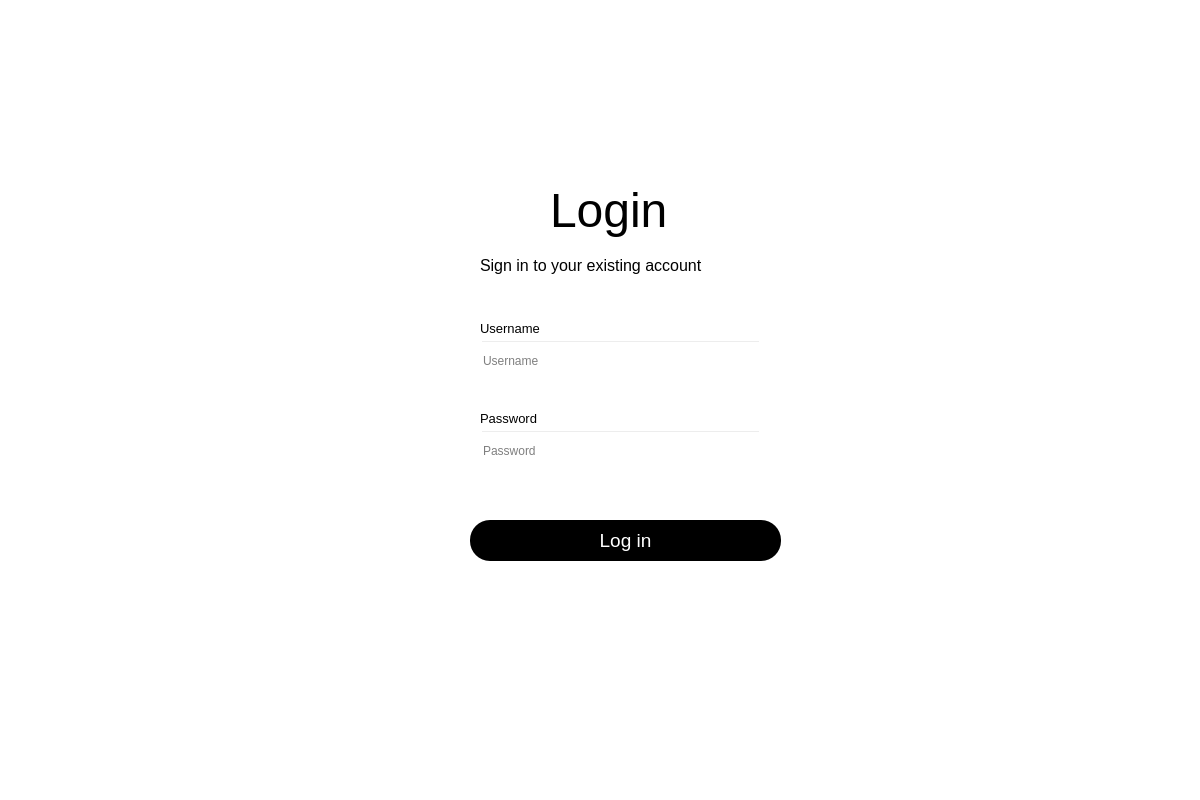
<?xml version="1.0" encoding="UTF-8"?>
<ui version="4.0">
 <class>Dialog</class>
 <widget class="QDialog" name="Dialog">
  <property name="geometry">
   <rect>
    <x>0</x>
    <y>0</y>
    <width>1200</width>
    <height>800</height>
   </rect>
  </property>
  <property name="windowTitle">
   <string>Dialog</string>
  </property>
  <widget class="QLabel" name="label_2">
   <property name="geometry">
    <rect>
     <x>480</x>
     <y>240</y>
     <width>281</width>
     <height>51</height>
    </rect>
   </property>
   <property name="font">
    <font>
     <pointsize>12</pointsize>
    </font>
   </property>
   <property name="text">
    <string>Sign in to your existing account</string>
   </property>
  </widget>
  <widget class="QWidget" name="widget" native="true">
   <property name="geometry">
    <rect>
     <x>0</x>
     <y>-10</y>
     <width>1211</width>
     <height>811</height>
    </rect>
   </property>
   <property name="mouseTracking">
    <bool>true</bool>
   </property>
   <property name="focusPolicy">
    <enum>Qt::NoFocus</enum>
   </property>
   <property name="acceptDrops">
    <bool>false</bool>
   </property>
   <property name="styleSheet">
    <string notr="true">background-color: rgb(255, 255, 255);</string>
   </property>
   <widget class="QLabel" name="label">
    <property name="geometry">
     <rect>
      <x>550</x>
      <y>180</y>
      <width>161</width>
      <height>81</height>
     </rect>
    </property>
    <property name="font">
     <font>
      <pointsize>36</pointsize>
     </font>
    </property>
    <property name="text">
     <string>Login</string>
    </property>
   </widget>
   <widget class="QPushButton" name="Log_In">
    <property name="geometry">
     <rect>
      <x>470</x>
      <y>530</y>
      <width>311</width>
      <height>41</height>
     </rect>
    </property>
    <property name="font">
     <font>
      <pointsize>14</pointsize>
     </font>
    </property>
    <property name="styleSheet">
     <string notr="true">border-radius: 20px;
background-color: rgb(0, 0, 0);
color:white</string>
    </property>
    <property name="text">
     <string>Log in</string>
    </property>
    <property name="shortcut">
     <string>Return</string>
    </property>
   </widget>
   <widget class="QLineEdit" name="emailfield">
    <property name="geometry">
     <rect>
      <x>480</x>
      <y>350</y>
      <width>281</width>
      <height>41</height>
     </rect>
    </property>
    <property name="toolTip">
     <string/>
    </property>
    <property name="styleSheet">
     <string notr="true">background-color: rgba(0, 0, 0,0);</string>
    </property>
    <property name="placeholderText">
     <string>Username</string>
    </property>
   </widget>
   <widget class="QLineEdit" name="passwordfield">
    <property name="geometry">
     <rect>
      <x>480</x>
      <y>440</y>
      <width>281</width>
      <height>41</height>
     </rect>
    </property>
    <property name="styleSheet">
     <string notr="true">background-color: rgba(0, 0, 0,0);</string>
    </property>
    <property name="placeholderText">
     <string>Password</string>
    </property>
   </widget>
   <widget class="QLabel" name="label_3">
    <property name="geometry">
     <rect>
      <x>480</x>
      <y>330</y>
      <width>81</width>
      <height>16</height>
     </rect>
    </property>
    <property name="font">
     <font>
      <pointsize>10</pointsize>
     </font>
    </property>
    <property name="text">
     <string>Username</string>
    </property>
   </widget>
   <widget class="QLabel" name="label_4">
    <property name="geometry">
     <rect>
      <x>480</x>
      <y>420</y>
      <width>81</width>
      <height>16</height>
     </rect>
    </property>
    <property name="font">
     <font>
      <pointsize>10</pointsize>
     </font>
    </property>
    <property name="text">
     <string>Password</string>
    </property>
   </widget>
   <widget class="QLabel" name="error">
    <property name="geometry">
     <rect>
      <x>480</x>
      <y>490</y>
      <width>281</width>
      <height>31</height>
     </rect>
    </property>
    <property name="font">
     <font>
      <pointsize>12</pointsize>
     </font>
    </property>
    <property name="styleSheet">
     <string notr="true">color:red;</string>
    </property>
    <property name="text">
     <string/>
    </property>
   </widget>
   <widget class="QPushButton" name="back">
    <property name="geometry">
     <rect>
      <x>50</x>
      <y>730</y>
      <width>51</width>
      <height>41</height>
     </rect>
    </property>
    <property name="font">
     <font>
      <pointsize>14</pointsize>
     </font>
    </property>
    <property name="styleSheet">
     <string notr="true">border-radius: 20px;
background-color: rgba(0, 0, 0,0);
color:white</string>
    </property>
    <property name="text">
     <string/>
    </property>
   </widget>
   <widget class="QLabel" name="imageholder">
    <property name="geometry">
     <rect>
      <x>50</x>
      <y>730</y>
      <width>51</width>
      <height>41</height>
     </rect>
    </property>
    <property name="text">
     <string/>
    </property>
   </widget>
   <zorder>imageholder</zorder>
   <zorder>label</zorder>
   <zorder>Log_In</zorder>
   <zorder>emailfield</zorder>
   <zorder>passwordfield</zorder>
   <zorder>label_3</zorder>
   <zorder>label_4</zorder>
   <zorder>error</zorder>
   <zorder>back</zorder>
  </widget>
  <zorder>widget</zorder>
  <zorder>label_2</zorder>
 </widget>
 <resources/>
 <connections/>
</ui>
